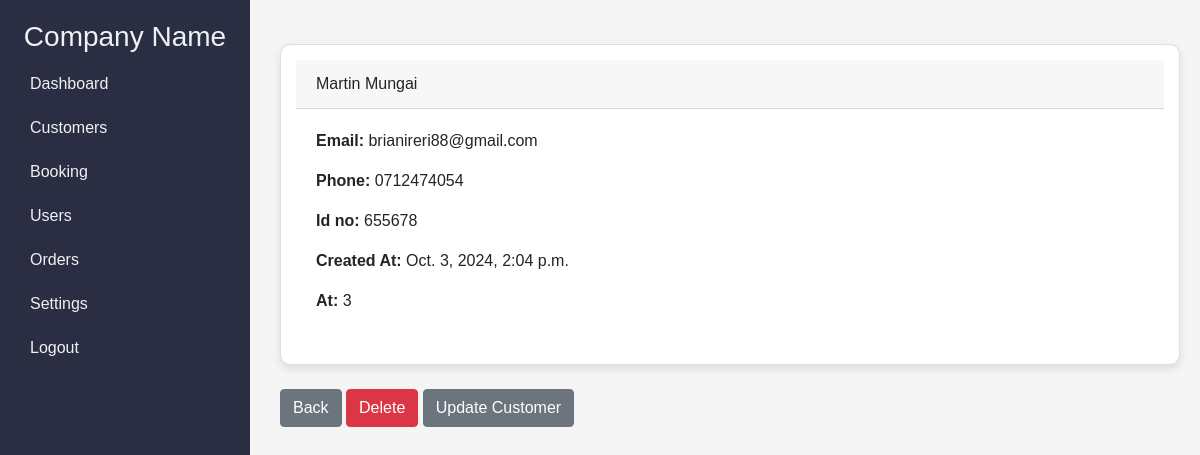
The app's page /customer_record/3 (signed in) with its own data.
### project/models.py (models this page shows, shortened)
class Customer(models.Model):
    created_at = models.DateTimeField(auto_now_add=True)
    first_name = models.CharField(max_length=50)
    last_name =  models.CharField(max_length=50)
    email =  models.CharField(max_length=100)
    phone =  models.CharField(max_length=15)
    Id_no  =  models.CharField(max_length=100, unique=True)
    class Meta:
        verbose_name_plural = 'Customer'

### project/views.py (the view)
# urls.py: path('customer_record/<int:pk>', views.customer_record, name='customer_record'),
@login_required(login_url='login')
def customer_record(request, pk):
    if request.user.is_authenticated:
        customer_record = Customer.objects.get(id=pk)
        return render(request, 'admin/customer_record.html', {'customer_record':customer_record})
    else:
        messages.success(request, "You must be logged in to view that page..")
        return redirect('login')

### project/templates/admin/customer_record.html (shortened to what this page needs)
{% extends 'admin/admin_dashboard.html' %}
{% load static %}
{% block content %}
    <div class="content">
<div class="card">
    <div class="card-header">
        {{ customer_record.first_name }} {{ customer_record.last_name }}
    </div>
    <div class="card-body">
      <p class="card-text">
        <strong>Email: </strong>{{ customer_record.email }}<br/>
      </p>
        <strong>Phone: </strong>{{ customer_record.phone }}<br/>
        <strong>Id no: </strong>{{ customer_record.Id_no }}<br/>
        <strong>Created At: </strong>{{ customer_record.created_at }}<br/>
        <strong>At: </strong>{{ customer_record.id }}<br/>
    </div>
  </div>
<br/>
<a href="{% url 'records' %} " class="btn btn-secondary">Back</a>
<a href="{% url 'delete_customer' customer_record.id %} " class="btn btn-danger">Delete</a>
<a href="{% url 'update_customer' customer_record.id %}" class="btn btn-secondary">Update Customer</a>
{% endblock %}

### project/templates/admin/admin_dashboard.html (style rules this page uses)
body { font-family: 'Arial', sans-serif; background-color: #f5f5f5; }
.content { margin-left: 260px; padding: 20px; }
.card { background-color: #fff; border-radius: 10px; padding: 15px; box-shadow: 0 4px 8px rgba(0, 0, 0, 0.1); }

### records on screen
Customer: first_name "Martin", last_name "Mungai", email "brianireri88@gmail.com", phone "0712474054", Id_no "655678", created_at "Oct. 3, 2024, 2:04 p.m.", id "3"
